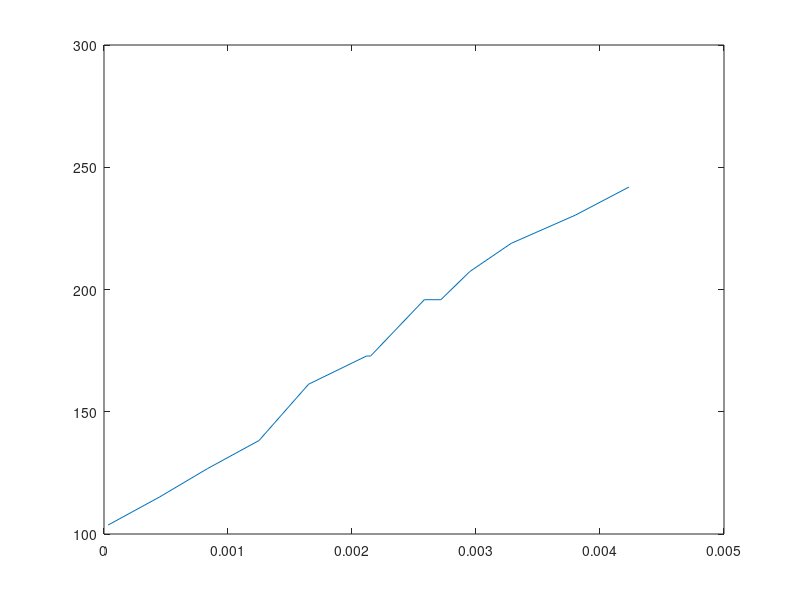

Write MATLAB code to recreate this figure.
% تعریف داده ها با تاکید موکد اینکه واحد ها SI هستد و داده های دیتاست ها هم
% دستی در اکسل SI ش
Q = [0.004233418 0.003800076 0.003283399 0.002716721 0.002950059 0.002583385 0.002116709 0.002150043 0.001650033 0.001250025 0.00083335 0.000450009 0.000033334]   %m^3/s
w = 115.1917306  % از طریق سرعت دوران ثابت 1100 دستی محاسبه شد  %rad/s
T = [2.1 2 1.9 1.7 1.8 1.7 1.5 1.5 1.4 1.2 1.1 1 0.9]   %N.m
% تعریف فرمول توان مکانیکی
P_mech = T .* w
% مرتب سازی فراخوانی دبی مانند قبل
[Q_sorted, idx] = sort(Q)
P_mech_sorted = P_mech(idx)
% رسم نمودار مکانیکی- دبی
plot(Q_sorted,P_mech_sorted)